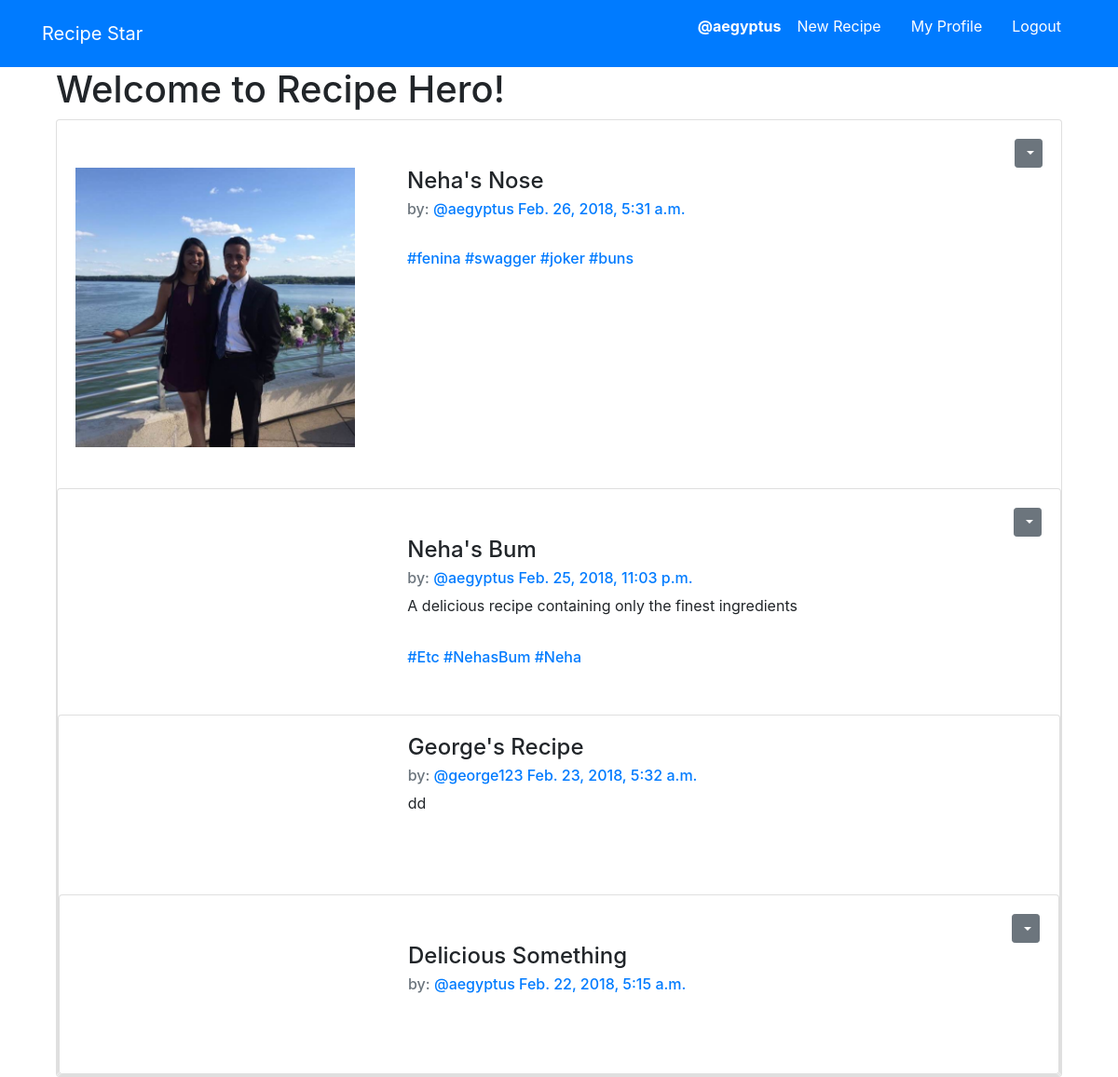
Screenshot of / (signed in) with the database file from the repository.
### recipies/models.py (models this page shows, shortened)
class Recipe(models.Model):
    user = models.ForeignKey(auth.models.User, on_delete=models.CASCADE, related_name='recipes')
    name = models.CharField(max_length=100)
    instructions = models.TextField()
    ingredients = models.TextField()
    created_at = models.DateTimeField(auto_now=True)
    about = models.TextField(blank=True, default='')
    cuisine = TaggableManager()
    pic = models.ImageField(upload_to='images', null=True, blank=True)
    class Meta:
        ordering = ['-created_at']

### simpleRecipe/views.py (the view)
# urls.py: path('', views.HomePage.as_view(), name='home'),
class HomePage(ListView, SelectRelatedMixin):
    model = models.Recipe
    template_name = 'index.html'
    select_related = ('user')

### recipies/templatetags/app_filters.py (called while the page is built)
def htfy(value):
    if str(value)[0]=='#':
        return value
    else:
        return '#'+str(value)

### templates/index.html
{% extends 'base.html' %}
{% block content %}
{% if user.is_authenticated %}
<div class="container">
  <h1>Welcome to Recipe Hero!</h1>
  {% for recipe in recipe_list %}
    {% include 'recipies/_recipe.html' %}
  {% endfor %}
</div>
{% else %}
<div class="container">
  <h1>Welcome to Recipe Hero!</h1>
  <h2>Please sign up to get started!</h2>
</div>
{% endif %}
{% endblock %}

### templates/base.html (shortened to what this page needs)
<!DOCTYPE html>
<html>
  <head>
    <link rel="stylesheet" href="https://maxcdn.bootstrapcdn.com/bootstrap/4.0.0/css/bootstrap.min.css">
  </head>
  <body>
    <nav class='navbar navbar-light bg-primary text-white navbar-fixed-top' role='navigation' id='navbar'>
      <div class="container text-white">
        <a class='navbar-brand mynav text-white'
        href="{% url 'home' %}">Recipe Star</a>
        <ul class='nav navbar-light'>
        {% if user.is_authenticated %}
        <li class='nav-item'>
          <a class='nav-link text-white' href="{% url 'recipies:by_recipe' username=user.username %}">
          <div class="row">
            <strong>
             <p>@{{user.username}}</p>
           </strong>
          </div>
        </a>
        </li>
        <li class='nav-item'> <a class='nav-link text-white' href="{% url 'recipies:create' %}">New Recipe</a> </li>
        <li class='nav-item'> <a class='nav-link text-white' href="{% url 'recipies:by_recipe' username=user.username %}">My Profile</a> </li>
        <li class='nav-item'> <a class='nav-link text-white' href="{% url 'accounts:logout' %}">Logout</a> </li>
        {% else %}
        <li class='nav-item'> <a class='nav-link text-white' href="{% url 'accounts:signup' %}">Sign Up</a> </li>
        <li class='nav-item'> <a class='nav-link text-white' href="{% url 'accounts:login' %}">Login</a> </li>
        {% endif %}
      </ul>
      </div>
    </nav>
    <div class="container">
      {% block content %}
      {% endblock %}
    </div>
  </body>
</html>

### recipies/templates/recipies/_recipe.html (shortened to what this page needs)
{% load app_filters %}
<div class="card">
  <div class="card-body">
      {% if user.is_authenticated and recipe.user == user %}
      <div class="dropdown" align="right" style="vertical-align: top;">
        <button class="btn btn-secondary btn-sm dropdown-toggle"
        type="button" id="dropdownMenu1" data-toggle="dropdown"
        aria-haspopup="true" aria-expanded="false">
        </button>
      </div>
      {% endif %}
<div class='row'>
  <div class='col-md-4'>
    {% if recipe.pic %}
      <img src="{{ recipe.pic.url }}" height=300 width=300 alt='blah' />
    {% endif %}
  </div>
  <div class='col-md-8'>
  <h4 class='card-title'>{{recipe.name}}</h4>
    <h6 class='card-subtitle mb-2 text-muted'>
    by: <a href="{% url 'recipies:by_recipe' username=recipe.user.username %}">@{{recipe.user.username}}</a>
    <a href="{% url 'recipies:detailview' pk=recipe.pk %}">{{recipe.created_at}}</a>
  </h6>
  <p class='card-text'>
    {{recipe.about}}
  </p>
  <br>
  <h6 class='card-subtitle mb-2 text-muted'>
    {% for tags in recipe.cuisine.names %}
    <a href="#">{{ tags|htfy }}</a>
    {% endfor %}
  </div>
  <br><br>
</div>
</div>
<br>

### rows the page displays
Recipe: pic (picture), name "Neha's Nose", user.username "aegyptus", created_at "Feb. 26, 2018, 5:31 a.m.", names "#fenina" "#swagger" "#joker" "#buns"
Recipe: name "Neha's Bum", user.username "aegyptus", created_at "Feb. 25, 2018, 11:03 p.m.", about "A delicious recipe containing only the finest ingredients", names "#Etc" "#NehasBum" "#Neha"
Recipe: name "George's Recipe", user.username "george123", created_at "Feb. 23, 2018, 5:32 a.m.", about "dd"
Recipe: name "Delicious Something", user.username "aegyptus", created_at "Feb. 22, 2018, 5:15 a.m."

### other values shown
{{ user.username }} "aegyptus"
